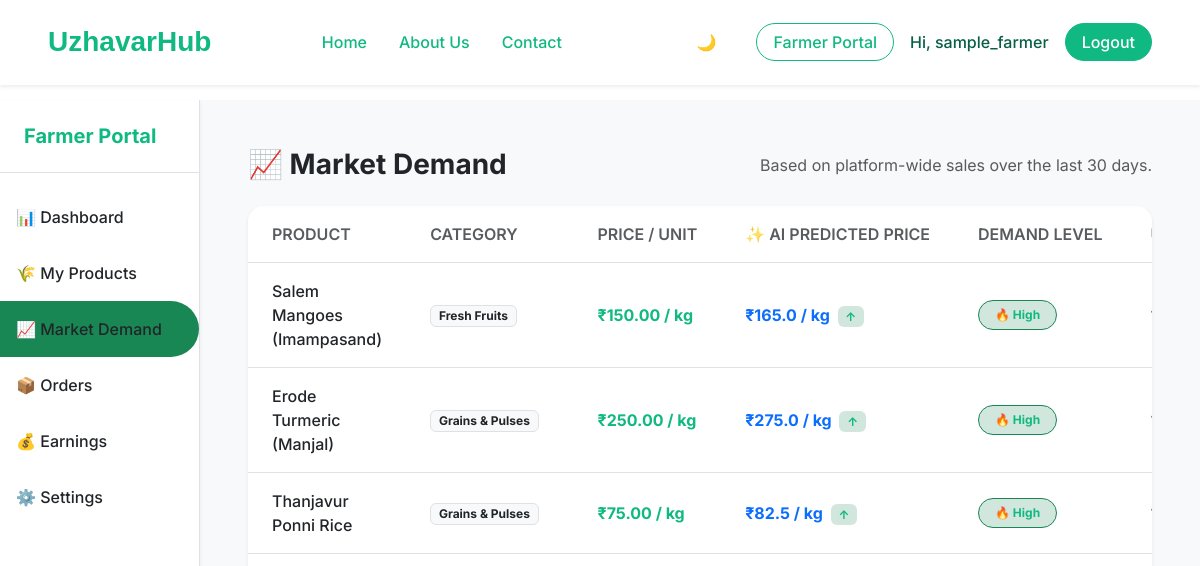
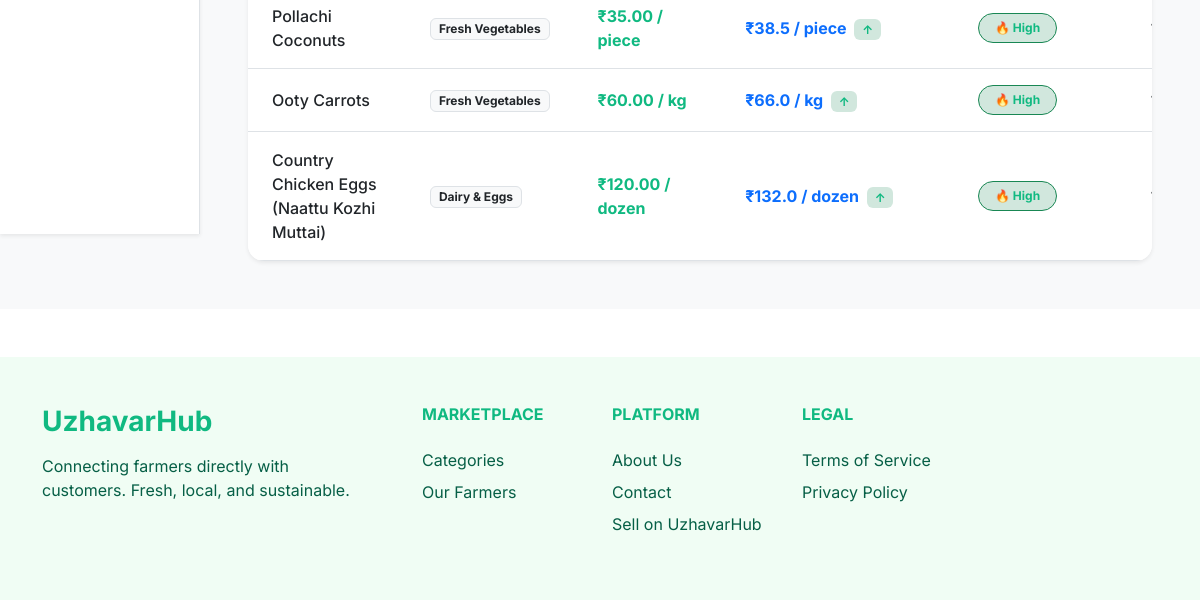
Page /farmer/market-demand/ (signed in) on the earlier database version (2 pictures, top to bottom).
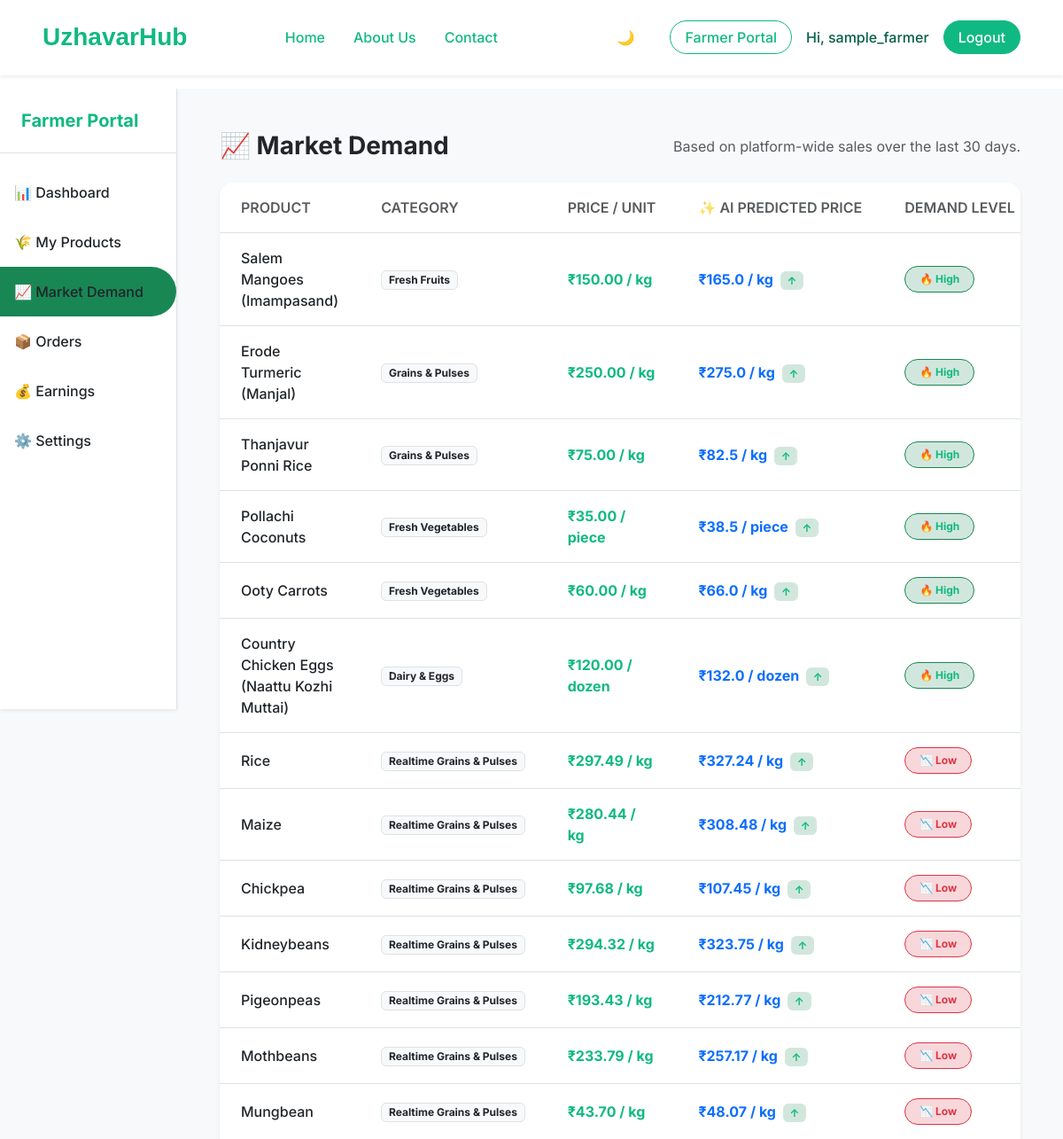
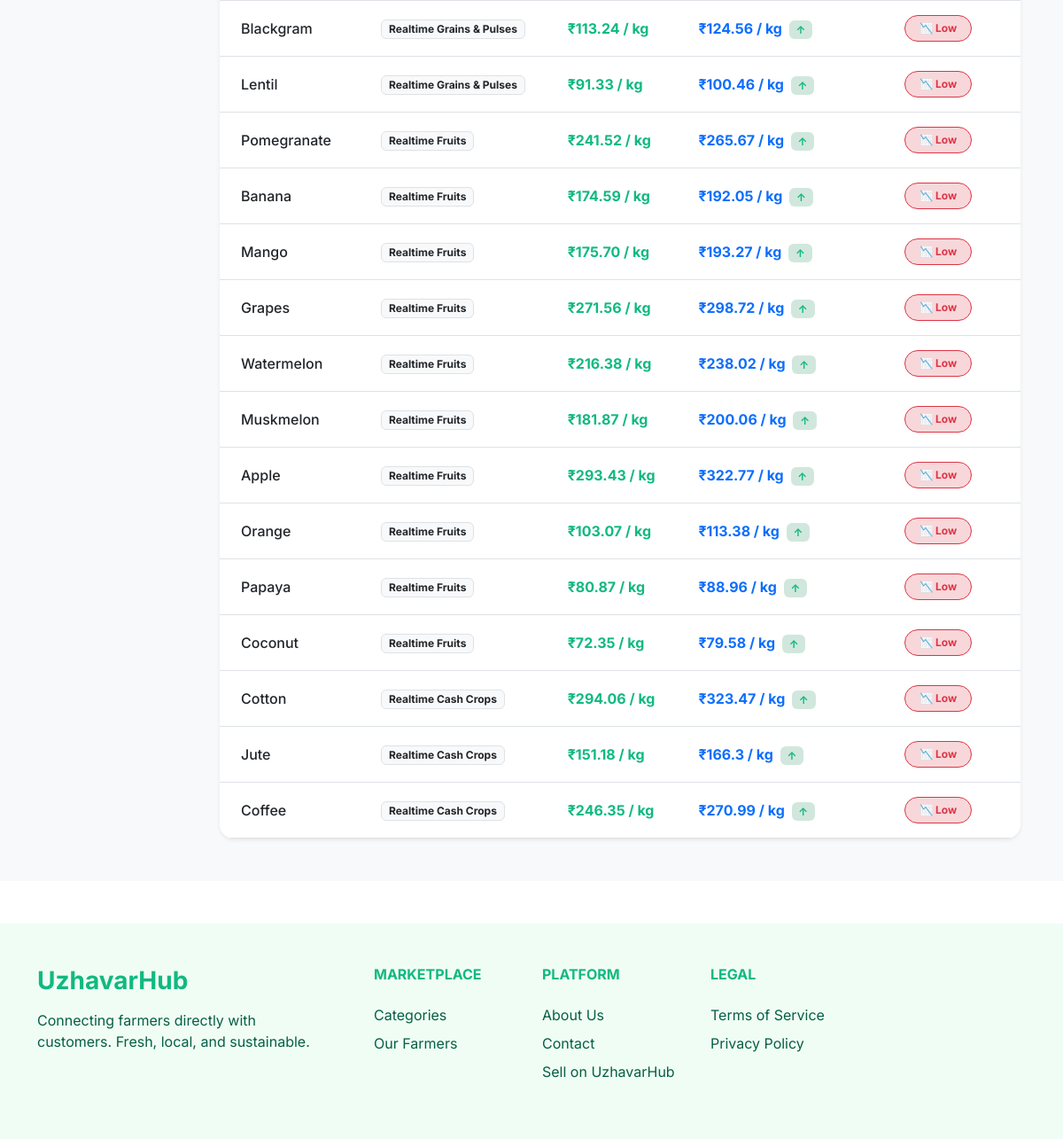
Same page on the later database version (2 pictures, top to bottom).
### marketplace/models.py (models this page shows, shortened)
class Product(models.Model):
    name = models.CharField(max_length=200)
    slug = models.SlugField(unique=True, max_length=50)
    description = models.TextField()
    price = models.DecimalField(max_digits=10, decimal_places=2)
    unit = models.CharField(max_length=50)
    stock_quantity = models.PositiveIntegerField()
    is_active = models.BooleanField(default=True)
    created_at = models.DateTimeField(auto_now_add=True)
    updated_at = models.DateTimeField(auto_now=True)
    category = models.ForeignKey(Category, on_delete=models.CASCADE)
    farmer = models.ForeignKey('accounts.FarmerProfile', on_delete=models.CASCADE)

class Category(models.Model):
    name = models.CharField(max_length=100)
    slug = models.SlugField(unique=True, max_length=50)
    description = models.TextField(blank=True, null=True)

### farmer/views.py (the view)
# urls.py: path('market-demand/', views.market_demand, name='market_demand'),
@login_required
def market_demand(request):
    if not is_farmer(request.user):
        raise PermissionDenied("Only farmers can access this portal.")
    from orders.models import OrderItem
    from django.db.models import Sum
    from django.utils import timezone
    from datetime import timedelta
    products = Product.objects.filter(is_active=True).select_related('category')
    thirty_days_ago = timezone.now() - timedelta(days=30)
    sales_data = OrderItem.objects.filter(order__created_at__gte=thirty_days_ago)\
        .values('product_id')\
        .annotate(total_sold=Sum('quantity'))
    sales_dict = {item['product_id']: item['total_sold'] for item in sales_data}
    product_demand_list = []
    for product in products:
        total_sold = sales_dict.get(product.id, 0)
        if total_sold > 50:
            demand_level = 'High'
            demand_color = 'success' # green
        elif total_sold > 10:
            demand_level = 'Medium'
            demand_color = 'warning' # yellow
        else:
            demand_level = 'Low'
            demand_color = 'danger' # red
        try:
            suggested_price = predict_optimal_price(
                base_price=float(product.price),
                competitor_price=float(product.price) * 1.05,
                shelf_life=7
            )
        except Exception:
            suggested_price = float(product.price)
        product_demand_list.append({
            'product': product,
            'total_sold': total_sold,
            'demand_level': demand_level,
            'demand_color': demand_color,
            'ai_suggested_price': round(suggested_price, 2)
        })
    product_demand_list.sort(key=lambda x: x['total_sold'], reverse=True)
    return render(request, 'farmer/market_demand.html', {'product_demand_list': product_demand_list})

### ai_services/analyzer.py (called while the page is built)
def predict_optimal_price(base_price, competitor_price, shelf_life, seasonality_index=1.0):
    return round(base_price * 1.1, 2)

### farmer/views.py (called while the page is built)
def is_farmer(user):
    return user.is_authenticated and user.role == 'FARMER'

### farmer/templates/farmer/market_demand.html (shortened to what this page needs)
{% extends 'farmer/farmer_base.html' %}
{% load static %}
{% block farmer_content %}
<div class="d-flex justify-content-between align-items-center mb-4">
    <h3 class="fw-bold text-body mb-0">📈 Market Demand</h3>
    <p class="text-muted mb-0">Based on platform-wide sales over the last 30 days.</p>
</div>
<div class="card border-0 shadow-sm rounded-4 overflow-hidden">
    <div class="card-body p-0">
        <div class="table-responsive">
            <table class="table table-hover align-middle mb-0">
                <thead class="bg-body-tertiary">
                    <tr>
                        <th scope="col" class="py-3 px-4 text-uppercase fw-semibold text-muted text-nowrap">Product</th>
                        <th scope="col" class="py-3 px-4 text-uppercase fw-semibold text-muted text-nowrap">Category</th>
                        <th scope="col" class="py-3 px-4 text-uppercase fw-semibold text-muted text-nowrap">Price / Unit</th>
                        <th scope="col" class="py-3 px-4 text-uppercase fw-semibold text-muted text-nowrap">✨ AI Predicted Price</th>
                        <th scope="col" class="py-3 px-4 text-uppercase fw-semibold text-muted text-nowrap">Demand Level</th>
                        <th scope="col" class="py-3 px-4 text-uppercase fw-semibold text-muted text-nowrap">Units Sold (30d)</th>
                    </tr>
                </thead>
                <tbody>
                    {% for item in product_demand_list %}
                    <tr>
                        <td class="py-3 px-4 fw-medium text-body">{{ item.product.name }}</td>
                        <td class="py-3 px-4">
                            <span class="badge bg-body-tertiary text-body border">{{ item.product.category.name }}</span>
                        </td>
                        <td class="py-3 px-4 text-success fw-bold">₹{{ item.product.price }} / {{ item.product.unit }}</td>
                        <td class="py-3 px-4 text-primary fw-bold">
                            ₹{{ item.ai_suggested_price }} / {{ item.product.unit }}
                            {% if item.ai_suggested_price > item.product.price %}
                                <span class="badge bg-success-subtle text-success ms-1">↑</span>
                            {% elif item.ai_suggested_price < item.product.price %}
                                <span class="badge bg-danger-subtle text-danger ms-1">↓</span>
                            {% endif %}
                        </td>
                        <td class="py-3 px-4">
                            <span class="badge bg-{{ item.demand_color }}-subtle text-{{ item.demand_color }} border border-{{ item.demand_color }} rounded-pill px-3 py-2">
                                {% if item.demand_level == 'High' %}🔥{% elif item.demand_level == 'Medium' %}📊{% else %}📉{% endif %}
                                {{ item.demand_level }}
                            </span>
                        </td>
                        <td class="py-3 px-4 text-muted">{{ item.total_sold }} units</td>
                    </tr>
                    {% empty %}
                    <tr>
                        <td colspan="6" class="text-center py-5 text-muted">No products available at the moment.</td>
                    </tr>
                    {% endfor %}
                </tbody>
            </table>
        </div>
    </div>
</div>
{% endblock %}

Differences in the rows shown:
added Product: product.name "Rice", product.category.name "Realtime Grains & Pulses", product.price "297.49", product.unit "kg", ai_suggested_price "327.24", demand_level "Low"
added Product: product.name "Maize", product.category.name "Realtime Grains & Pulses", product.price "280.44", product.unit "kg", ai_suggested_price "308.48", demand_level "Low"
added Product: product.name "Chickpea", product.category.name "Realtime Grains & Pulses", product.price "97.68", product.unit "kg", ai_suggested_price "107.45", demand_level "Low"
added Product: product.name "Kidneybeans", product.category.name "Realtime Grains & Pulses", product.price "294.32", product.unit "kg", ai_suggested_price "323.75", demand_level "Low"
added Product: product.name "Pigeonpeas", product.category.name "Realtime Grains & Pulses", product.price "193.43", product.unit "kg", ai_suggested_price "212.77", demand_level "Low"
added Product: product.name "Mothbeans", product.category.name "Realtime Grains & Pulses", product.price "233.79", product.unit "kg", ai_suggested_price "257.17", demand_level "Low"
added Product: product.name "Mungbean", product.category.name "Realtime Grains & Pulses", product.price "43.70", product.unit "kg", ai_suggested_price "48.07", demand_level "Low"
added Product: product.name "Blackgram", product.category.name "Realtime Grains & Pulses", product.price "113.24", product.unit "kg", ai_suggested_price "124.56", demand_level "Low"
added Product: product.name "Lentil", product.category.name "Realtime Grains & Pulses", product.price "91.33", product.unit "kg", ai_suggested_price "100.46", demand_level "Low"
added Product: product.name "Pomegranate", product.category.name "Realtime Fruits", product.price "241.52", product.unit "kg", ai_suggested_price "265.67", demand_level "Low"
added Product: product.name "Banana", product.category.name "Realtime Fruits", product.price "174.59", product.unit "kg", ai_suggested_price "192.05", demand_level "Low"
added Product: product.name "Mango", product.category.name "Realtime Fruits", product.price "175.70", product.unit "kg", ai_suggested_price "193.27", demand_level "Low"
added Product: product.name "Grapes", product.category.name "Realtime Fruits", product.price "271.56", product.unit "kg", ai_suggested_price "298.72", demand_level "Low"
added Product: product.name "Watermelon", product.category.name "Realtime Fruits", product.price "216.38", product.unit "kg", ai_suggested_price "238.02", demand_level "Low"
added Product: product.name "Muskmelon", product.category.name "Realtime Fruits", product.price "181.87", product.unit "kg", ai_suggested_price "200.06", demand_level "Low"
added Product: product.name "Apple", product.category.name "Realtime Fruits", product.price "293.43", product.unit "kg", ai_suggested_price "322.77", demand_level "Low"
added Product: product.name "Orange", product.category.name "Realtime Fruits", product.price "103.07", product.unit "kg", ai_suggested_price "113.38", demand_level "Low"
added Product: product.name "Papaya", product.category.name "Realtime Fruits", product.price "80.87", product.unit "kg", ai_suggested_price "88.96", demand_level "Low"
added Product: product.name "Coconut", product.category.name "Realtime Fruits", product.price "72.35", product.unit "kg", ai_suggested_price "79.58", demand_level "Low"
added Product: product.name "Cotton", product.category.name "Realtime Cash Crops", product.price "294.06", product.unit "kg", ai_suggested_price "323.47", demand_level "Low"
added Product: product.name "Jute", product.category.name "Realtime Cash Crops", product.price "151.18", product.unit "kg", ai_suggested_price "166.3", demand_level "Low"
added Product: product.name "Coffee", product.category.name "Realtime Cash Crops", product.price "246.35", product.unit "kg", ai_suggested_price "270.99", demand_level "Low"
